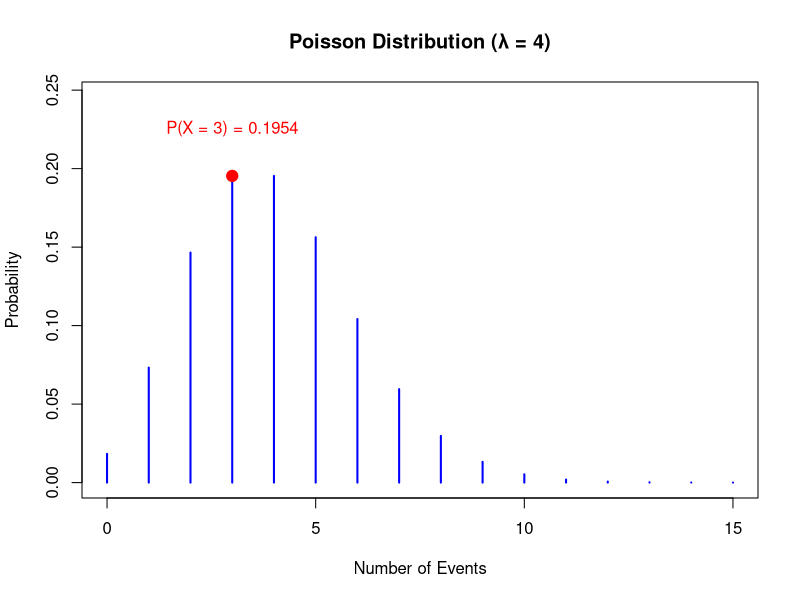

Generate this figure with R:
# Poisson Distribution Setup
lambda <- 4  # Mean number of occurrences
x <- 0:15    # Possible outcomes
y_values <- dpois(x, lambda)  # PMF values

# PMF Plot with Adjusted Y-axis Limit
plot(x, y_values, type="h", col="blue", lwd=2,
     main="Poisson Distribution (λ = 4)", 
     xlab="Number of Events", ylab="Probability",
     ylim=c(0, max(y_values) + 0.05))  # Extend y-axis limit

# Highlight P(X = 3) on the graph
points(3, dpois(3, lambda), col="red", pch=19, cex=1.5)
text(3, dpois(3, lambda) + 0.03,  # Adjusted text position
     paste("P(X = 3) =", round(dpois(3, lambda), 4)), col="red")

# Display Probability Values
cat("PMF (P(X = 3)):", dpois(3, lambda), "\n")
cat("CDF (P(X ≤ 3)):", ppois(3, lambda), "\n")

# Generate and Display Random Samples
random_samples <- rpois(5, lambda)
cat("Random Samples:", random_samples, "\n")
